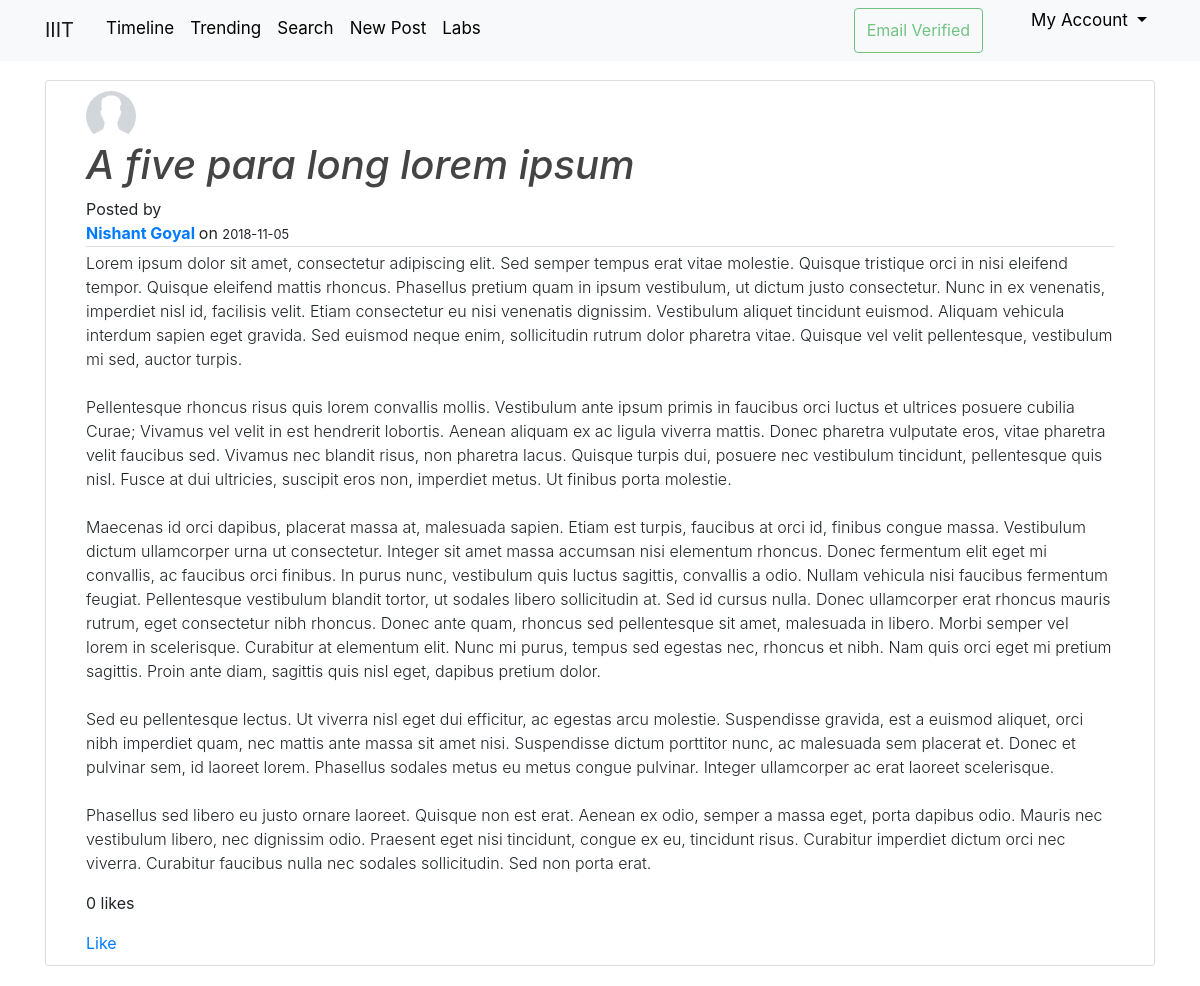
The app's page /posts/3 (signed in) with its own data.
### iiit_research/models.py (models this page shows, shortened)
class User(db.Model, UserMixin):
    id = db.Column(db.Integer, primary_key=True)
    name = db.Column(db.String(30), nullable=False)
    username = db.Column(db.String(20), unique=True, nullable=False)
    email = db.Column(db.String(120), unique=True, nullable=False)
    profile_pic = db.Column(db.String(20), nullable=False, default='default.jpg')
    password = db.Column(db.String(60), nullable=False)
    about_me = db.Column(db.String(500), nullable=True)
    email_verify = db.Column(db.Boolean, nullable=False, default=False)
    user_type = db.Column(db.String(10), nullable=False, default='student')
    posts = db.relationship('Post', backref='author', lazy=True)
    interests = db.relationship('Interest', secondary=UserInterests, lazy='subquery',
                                backref=db.backref('users', lazy=True))
    prof_id = db.Column(db.Integer, nullable=True)
    def has_liked_post(self, post):
        return Like.query.filter(
            Like.user_id == self.id,
            Like.post_id == post.id).count() > 0

class Post(db.Model):
    id = db.Column(db.Integer, primary_key=True)
    title = db.Column(db.String(100), nullable=False)
    content = db.Column(db.Text, nullable=False)
    file = db.Column(db.String(20), nullable=True)
    created_at = db.Column(db.DateTime, nullable=False, default=datetime.utcnow)
    likes = db.relationship('Like', backref='post', lazy=True)
    like_count = db.Column(db.Integer, default=0)
    author_id = db.Column(db.Integer, db.ForeignKey('user.id'), nullable=True)
    lab_id = db.Column(db.Integer, db.ForeignKey('lab.id'), nullable=True)
    author_type = db.Column(db.String(10), nullable=False, default='user')

### iiit_research/routes.py (the view)
@app.route("/posts/<post_id>")
@login_required
def post_detail(post_id):
    post = Post.query.get_or_404(post_id)
    return render_template('post_detail.html', post=post, title=post.title)

### iiit_research/models.py (called while the page is built)
@login_manager.user_loader
def load_user(user_id):
    return User.query.get(int(user_id))

### iiit_research/templates/post_detail.html (shortened to what this page needs)
{% extends "layout.html" %}
{% block content %}
    <article class="media content-section">
        <div class="media-body">
            {% if post.author_type=="user" %}
                <img class="rounded-circle"
                     src="{{ url_for('static', filename='profile_pics/'+ post.author.profile_pic) }}"
                     alt="profile picture"
                     style="height:50px; width:50px;">
            {% endif %}
            <h1 class="font-italic">{{ post.title }}</h1>
            Posted by
            <div class="article-metadata">
                <strong>
                    <a href="{{ url_for('public_profile',username=post.author.username ) }}">{{ post.author.name }}</a>
                </strong>
                on
                <small>{{ post.created_at.strftime('%Y-%m-%d') }}</small>
            </div>
            <p class="font-weight-light article-content" class="text-justify">{{ post.content }}</p>
            <p>{{ post.like_count }} likes</p>
            <div>
                {% if current_user.has_liked_post(post) %}
                    <a href="{{ url_for('like_action', post_id=post.id, action='unlike') }}">Unlike</a>
                {% else %}
                    <a href="{{ url_for('like_action', post_id=post.id, action='like') }}">Like</a>
                {% endif %}
            </div>
        </div>
    </article>
{% endblock content %}

### iiit_research/static/main.css (style rules this page uses)
body { margin-top: 5rem; }
h1, h2, h3, h4, h5, h6 { color: #444444; }
.content-section { padding: 10px 40px; border: 1px solid #dddddd; border-radius: 3px; margin-bottom: 20px; }
.article-content { white-space: pre-line; }
.article-metadata { padding-bottom: 1px; margin-bottom: 4px; border-bottom: 1px solid #e3e3e3 }

### records on screen
User: profile_pic (placeholder picture), author.name "Nishant Goyal"
Post: title "A five para long lorem ipsum", created_at "2018-11-05", content "Lorem ipsum dolor sit amet, consectetur adipiscing elit. Sed semper tempus erat vitae molestie. Quisque tristique orci in nisi eleifend tempor. Quisque eleifend mattis rhoncus. Phasellus pretium quam in ipsum vestibulum, ut dictum justo consectetur. Nunc in ex venenatis, imperdiet nisl id, facilisis velit. Etiam consectetur eu nisi venenatis dignissim. Vestibulum aliquet tincidunt euismod. Aliquam vehicula interdum sapien eget gravida. Sed euismod neque enim, sollicitudin rutrum dolor pharetra vitae. Quisque vel velit pellentesque, vestibulum mi sed, auctor turpis. Pellentesque rhoncus risus quis lorem convallis mollis. Vestibulum ante ipsum primis in faucibus orci luctus et ultrices…", like_count "0"
